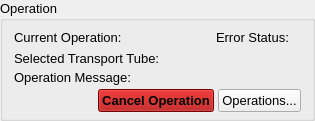
      <widget class="QGroupBox" name="groupBox">
       <property name="font">
        <font>
         <pointsize>10</pointsize>
        </font>
       </property>
       <property name="title">
        <string>Operation</string>
       </property>
       <layout class="QVBoxLayout" name="verticalLayout_5">
        <property name="spacing">
         <number>4</number>
        </property>
        <property name="topMargin">
         <number>6</number>
        </property>
        <property name="bottomMargin">
         <number>6</number>
        </property>
        <item>
         <layout class="QGridLayout" name="gridLayout_2">
          <item row="2" column="0">
           <widget class="PyDMLabel" name="PyDMLabel_3">
            <property name="font">
             <font>
              <pointsize>10</pointsize>
             </font>
            </property>
            <property name="toolTip">
             <string/>
            </property>
            <property name="text">
             <string>Operation Message:</string>
            </property>
           </widget>
          </item>
          <item row="1" column="0">
           <widget class="PyDMLabel" name="PyDMLabel_2">
            <property name="font">
             <font>
              <pointsize>10</pointsize>
             </font>
            </property>
            <property name="toolTip">
             <string/>
            </property>
            <property name="text">
             <string>Selected Transport Tube:</string>
            </property>
           </widget>
          </item>
          <item row="0" column="1">
           <widget class="PyDMLabel" name="PyDMLabel_10">
            <property name="font">
             <font>
              <pointsize>10</pointsize>
             </font>
            </property>
            <property name="toolTip">
             <string/>
            </property>
            <property name="channel" stdset="0">
             <string>ca://PLC_LAS_BTS_VAC:OPERATION_RBV</string>
            </property>
            <property name="displayFormat" stdset="0">
             <enum>PyDMLabel::String</enum>
            </property>
           </widget>
          </item>
          <item row="0" column="2">
           <spacer name="horizontalSpacer_2">
            <property name="orientation">
             <enum>Qt::Horizontal</enum>
            </property>
            <property name="sizeHint" stdset="0">
             <size>
              <width>40</width>
              <height>20</height>
             </size>
            </property>
           </spacer>
          </item>
          <item row="0" column="0">
           <widget class="PyDMLabel" name="PyDMLabel">
            <property name="font">
             <font>
              <pointsize>10</pointsize>
             </font>
            </property>
            <property name="toolTip">
             <string/>
            </property>
            <property name="text">
             <string>Current Operation:</string>
            </property>
           </widget>
          </item>
          <item row="2" column="1">
           <widget class="PyDMLabel" name="PyDMLabel_4">
            <property name="font">
             <font>
              <pointsize>10</pointsize>
             </font>
            </property>
            <property name="toolTip">
             <string/>
            </property>
            <property name="channel" stdset="0">
             <string>ca://PLC_LAS_BTS_VAC:OPERATION:MESSAGE_RBV</string>
            </property>
            <property name="displayFormat" stdset="0">
             <enum>PyDMLabel::String</enum>
            </property>
           </widget>
          </item>
          <item row="1" column="1">
           <widget class="PyDMLabel" name="PyDMLabel_6">
            <property name="font">
             <font>
              <pointsize>10</pointsize>
             </font>
            </property>
            <property name="toolTip">
             <string/>
            </property>
            <property name="channel" stdset="0">
             <string>ca://PLC_LAS_BTS_VAC:OPERATION:TRANSPORT_TUBE_RBV</string>
            </property>
            <property name="displayFormat" stdset="0">
             <enum>PyDMLabel::String</enum>
            </property>
           </widget>
          </item>
          <item row="0" column="3">
           <widget class="PyDMLabel" name="PyDMLabel_15">
            <property name="font">
             <font>
              <pointsize>10</pointsize>
             </font>
            </property>
            <property name="toolTip">
             <string/>
            </property>
            <property name="text">
             <string>Error Status:</string>
            </property>
           </widget>
          </item>
          <item row="0" column="4">
           <widget class="PyDMLabel" name="PyDMLabel_16">
            <property name="font">
             <font>
              <pointsize>10</pointsize>
             </font>
            </property>
            <property name="toolTip">
             <string/>
            </property>
            <property name="channel" stdset="0">
             <string>ca://PLC_LAS_BTS_VAC:OPERATION:ERROR_RBV</string>
            </property>
            <property name="displayFormat" stdset="0">
             <enum>PyDMLabel::String</enum>
            </property>
           </widget>
          </item>
         </layout>
        </item>
        <item>
         <layout class="QHBoxLayout" name="horizontalLayout_5">
          <item>
           <spacer name="horizontalSpacer_4">
            <property name="orientation">
             <enum>Qt::Horizontal</enum>
            </property>
            <property name="sizeHint" stdset="0">
             <size>
              <width>40</width>
              <height>20</height>
             </size>
            </property>
           </spacer>
          </item>
          <item>
           <widget class="PyDMPushButton" name="PyDMPushButton_2">
            <property name="font">
             <font>
              <pointsize>10</pointsize>
              <weight>75</weight>
              <bold>true</bold>
             </font>
            </property>
            <property name="toolTip">
             <string/>
            </property>
            <property name="styleSheet">
             <string notr="true">background-color: rgb(170, 0, 0);</string>
            </property>
            <property name="text">
             <string>Cancel Operation</string>
            </property>
            <property name="flat">
             <bool>false</bool>
            </property>
            <property name="rules" stdset="0">
             <string>[{&quot;name&quot;: &quot;Enable when busy&quot;, &quot;property&quot;: &quot;Enable&quot;, &quot;expression&quot;: &quot;ch[0] == True&quot;, &quot;channels&quot;: [{&quot;channel&quot;: &quot;ca://PLC_LAS_BTS_VAC:OPERATION:BUSY_RBV&quot;, &quot;trigger&quot;: true}]}]</string>
            </property>
            <property name="channel" stdset="0">
             <string>ca://PLC_LAS_BTS_VAC:OPERATION:CANCEL</string>
            </property>
            <property name="showConfirmDialog" stdset="0">
             <bool>true</bool>
            </property>
            <property name="confirmMessage" stdset="0">
             <string>Are you sure you want to cancel the current operation?</string>
            </property>
            <property name="pressValue" stdset="0">
             <string>1</string>
            </property>
           </widget>
          </item>
          <item>
           <widget class="PyDMRelatedDisplayButton" name="PyDMRelatedDisplayButton">
            <property name="font">
             <font>
              <pointsize>10</pointsize>
             </font>
            </property>
            <property name="toolTip">
             <string/>
            </property>
            <property name="text">
             <string>Operations...</string>
            </property>
            <property name="filenames" stdset="0">
             <stringlist>
              <string>./operations.ui</string>
             </stringlist>
            </property>
            <property name="openInNewWindow" stdset="0">
             <bool>true</bool>
            </property>
           </widget>
          </item>
         </layout>
        </item>
       </layout>
      </widget>
